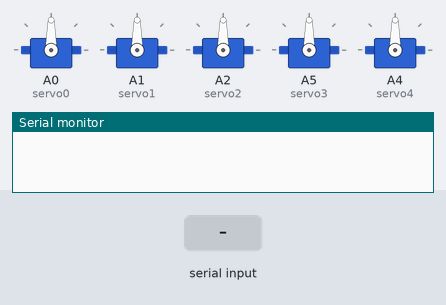
Bench run of a sketch on a simulated Arduino Uno, built with avr-gcc and run on an emulated ATmega328P. On the bench: 5 × servo, the last lines printed to the serial monitor. Inputs (shaded band) come from the test bench.

Above: at 1.2 s.
1.3 s: "90,45,200\n" received over Serial
At 2.0 s:
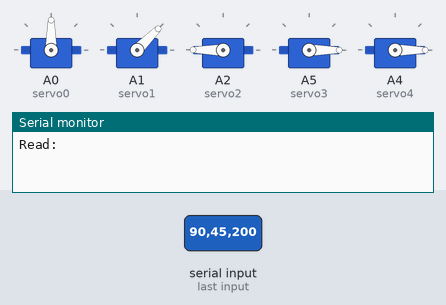
2.8 s: "30,150,10\n" received over Serial
At 3.2 s:
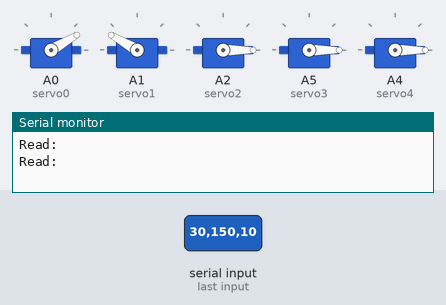
4.3 s: "90,45\n" received over Serial
At 5.1 s:
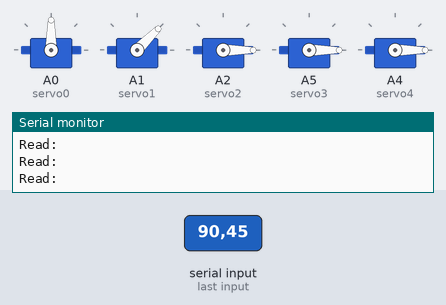
5.8 s: "5\n" received over Serial
At 7.0 s:
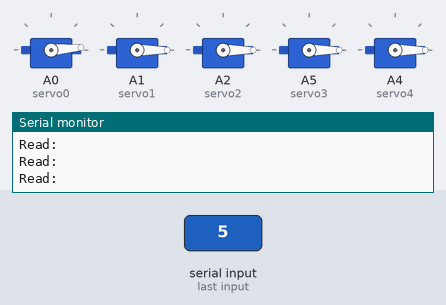
7.3 s: "90\n" received over Serial
At 8.2 s:
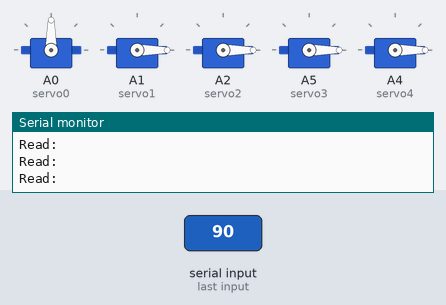
8.8 s: "200\n" received over Serial
At 9.5 s:
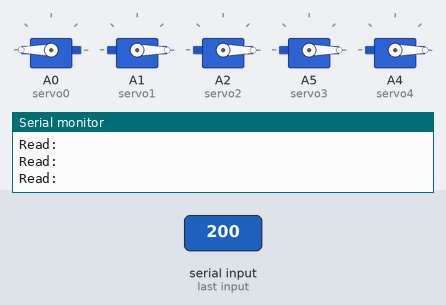
Timing chart, 0 to 11.3 s (numbered marks = the images above; inputs shaded):
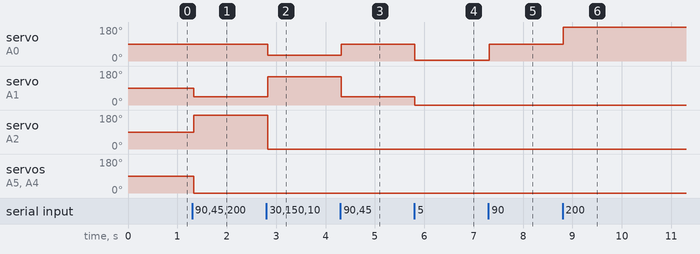

The sketch:

robotArmSketch.ino
```cpp
#include <Servo.h>

Servo servo0;
Servo servo1;
Servo servo2;
Servo servo3;
Servo servo4;
Servo servo5;

String readString, servos[5];

void setup() {
  // put your setup code here, to run once:
  Serial.begin(9600 );
  servo0.attach(A0);
  servo1.attach(A1);
  servo2.attach(A2);
  servo3.attach(A5);
  servo4.attach(A4);
}

void loop() {
  while (Serial.available()) {
    delay(3); //allow buffer to fill
    if (Serial.available() > 0) { //gets a single byte from serial buffer
      char c = Serial.read(); //makes the string readString
      readString += c;
    }
  }
  if (readString.length() > 0) {
    //expect a string like 123123123123123 where each '123' is a servo position to be parsed
    Serial.println("Read:");
    for (int i = 0; i <= 4; i++) {
      servos[i] = readString.substring(3 * i, 3 * i + 3);
    }
    servo0.write(servos[0].toInt());
    servo1.write(servos[1].toInt());
    servo2.write(servos[2].toInt());
    servo3.write(servos[3].toInt());
    servo4.write(servos[4].toInt());
    readString = "";

  }
}
```

Measured:
- after the input at 1.3 s, servo on A1 (servo1): 90° → 45° at once; servo on A2 (servo2): 90° → 180° at once; servo on A5 (servo3), servo on A4 (servo4): 90° → 0° at once
- after the input at 2.8 s, servo on A0 (servo0): 90° → 30° at once; servo on A1 (servo1): 45° → 150° at once; servo on A2 (servo2): 180° → 0° at once
- after the input at 4.3 s, servo on A0 (servo0): 30° → 90° at once; servo on A1 (servo1): 150° → 45° at once
- after the input at 5.8 s, servo on A0 (servo0): 90° → 5° at once; servo on A1 (servo1): 45° → 0° at once
- after the input at 7.3 s, servo on A0 (servo0): 5° → 90° at once
- after the input at 8.8 s, servo on A0 (servo0): 90° → 180° at once
